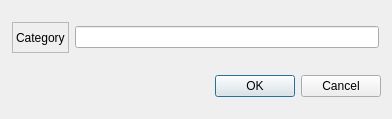
<ui version="4.0" >
 <class>Dialog</class>
 <widget class="QDialog" name="Dialog" >
  <property name="windowModality" >
   <enum>Qt::ApplicationModal</enum>
  </property>
  <property name="geometry" >
   <rect>
    <x>0</x>
    <y>0</y>
    <width>392</width>
    <height>119</height>
   </rect>
  </property>
  <property name="windowTitle" >
   <string>Add New Category</string>
  </property>
  <property name="windowIcon" >
   <iconset>../IconResources/book.png</iconset>
  </property>
  <widget class="QWidget" name="layoutWidget" >
   <property name="geometry" >
    <rect>
     <x>10</x>
     <y>20</y>
     <width>371</width>
     <height>35</height>
    </rect>
   </property>
   <layout class="QHBoxLayout" >
    <property name="margin" >
     <number>2</number>
    </property>
    <property name="spacing" >
     <number>6</number>
    </property>
    <item>
     <widget class="QLabel" name="categoryLabel" >
      <property name="frameShape" >
       <enum>QFrame::StyledPanel</enum>
      </property>
      <property name="text" >
       <string>Category</string>
      </property>
     </widget>
    </item>
    <item>
     <widget class="QLineEdit" name="categoryLineEdit" />
    </item>
   </layout>
  </widget>
  <widget class="QDialogButtonBox" name="buttonBox" >
   <property name="geometry" >
    <rect>
     <x>50</x>
     <y>70</y>
     <width>331</width>
     <height>32</height>
    </rect>
   </property>
   <property name="orientation" >
    <enum>Qt::Horizontal</enum>
   </property>
   <property name="standardButtons" >
    <set>QDialogButtonBox::Cancel|QDialogButtonBox::NoButton|QDialogButtonBox::Ok</set>
   </property>
  </widget>
 </widget>
 <resources/>
 <connections>
  <connection>
   <sender>buttonBox</sender>
   <signal>accepted()</signal>
   <receiver>Dialog</receiver>
   <slot>accept()</slot>
   <hints>
    <hint type="sourcelabel" >
     <x>248</x>
     <y>254</y>
    </hint>
    <hint type="destinationlabel" >
     <x>157</x>
     <y>274</y>
    </hint>
   </hints>
  </connection>
  <connection>
   <sender>buttonBox</sender>
   <signal>rejected()</signal>
   <receiver>Dialog</receiver>
   <slot>reject()</slot>
   <hints>
    <hint type="sourcelabel" >
     <x>316</x>
     <y>260</y>
    </hint>
    <hint type="destinationlabel" >
     <x>286</x>
     <y>274</y>
    </hint>
   </hints>
  </connection>
 </connections>
</ui>
